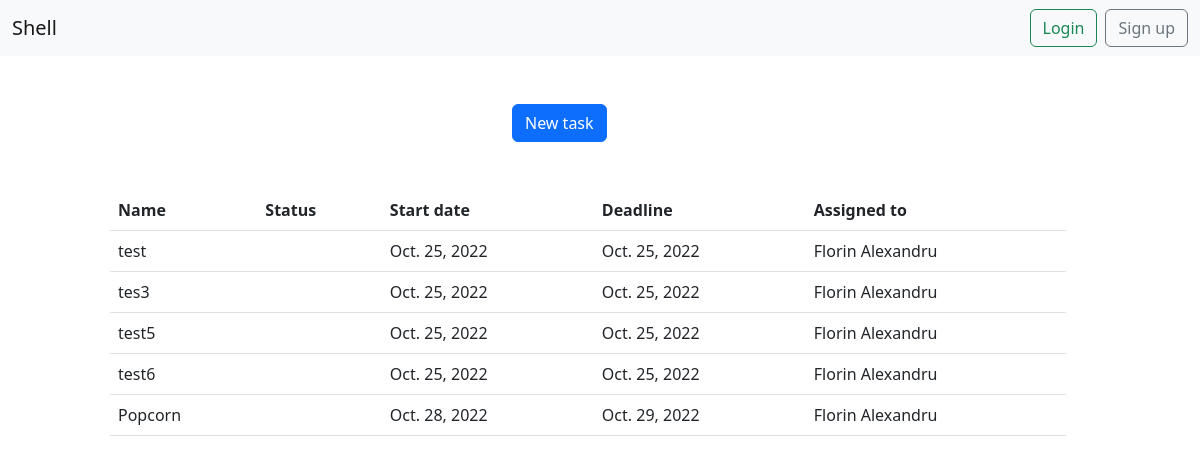
Screenshot of /details_project/1 with the database file from the repository.
### task/models.py (models this page shows)
class Task(models.Model):
    task_name = models.CharField(max_length=70)
    start_date = models.DateField()
    deadline = models.DateField()
    assignees = models.ForeignKey(Member, on_delete=models.CASCADE)
    project = models.ForeignKey(Project, on_delete=models.CASCADE)
    description = models.TextField(max_length=300)
    def __str__(self):
        return f'{self.task_name}'

### member/models.py (models this page shows)
class Member(models.Model):
    first_name = models.CharField(max_length=30)
    last_name = models.CharField(max_length=30)
    email = models.EmailField(max_length=30)
    def __str__(self):
        return f'{self.first_name} {self.last_name}'

### project/views.py (the view)
# urls.py: path('details_project/<int:pk>', views.ProjectDetailView.as_view(), name='details_project')
class ProjectDetailView(DetailView):
    template_name = 'project/details_project.html'
    model = Project
    def get_context_data(self, **kwargs):
        data = super().get_context_data(**kwargs)
        tasks = Task.objects.all().filter(project_id=data['project'].id)
        data['all_tasks'] = tasks
        print(data)
        return data

### customer/models.py (called while the page is built)
    def __str__(self):
        return f'{self.name}'

### project/models.py (called while the page is built)
    def __str__(self):
        return f'{self.project_name} {self.customer}'

### templates/project/details_project.html (shortened to what this page needs)
{% extends 'base.html' %}
{% block content %}
    <div class="container-fluid">
    <div class="row">
        <div class="col-md-6 offset-md-5">
            <br><br>
            <a class="btn btn-primary" href="{% url 'new-task-project' project.id %}">New task</a>
        </div>
    <div class="row">
        <div class="col-md-10 offset-md-1">
        <br> <br>
            <table class="table table-stripped">
                <thead>
                <tr>
                    <th>Name</th>
                    <th>Status</th>
                    <th>Start date</th>
                    <th>Deadline</th>
                    <th>Assigned to</th>
                </tr>
                </thead>
                <tbody>
                {% for task in all_tasks %}
                    <tr>
                    <td>{{ task.task_name }}</td>
                    <td>{{ task.status }}</td>
                    <td>{{ task.start_date }}</td>
                    <td>{{ task.deadline }}</td>
                    <td>{{ task.assignees }}</td>
                </tr>
                {% endfor %}
                </tbody>
            </table>
        </div>
    </div>
    </div>
    </div>
{% endblock %}

### templates/base.html (shortened to what this page needs)
<!DOCTYPE html>
<html lang="en">
<head>
    <link href="https://cdn.jsdelivr.net/npm/bootstrap@5.2.1/dist/css/bootstrap.min.css" rel="stylesheet">
</head>
<body>
{% include 'navbar.html' %}
{% block content %} {% endblock %}
</body>
</html>

### templates/navbar.html (shortened to what this page needs)
<nav class="navbar navbar-expand-lg bg-light">
  <div class="container-fluid">
    <a class="navbar-brand" href="{% url 'projects' %}">Shell</a>
    <div class="collapse navbar-collapse" id="navbarSupportedContent">
        {% if request.user.is_authenticated %}
            <a  href="{% url 'logout' %}" class="btn btn-outline-danger">Logout, {{ request.user.username }}</a>
        {% else %}
            <a href="{% url 'login' %}" class="btn btn-outline-success me-2">Login</a>
            <a href="{% url 'sign-up' %}" class="btn btn-outline-secondary">Sign up</a>
        {% endif %}
    </div>
  </div>
</nav>

### rows the page displays
Task: task_name "test", start_date "Oct. 25, 2022", deadline "Oct. 25, 2022", assignees "Florin Alexandru"
Task: task_name "tes3", start_date "Oct. 25, 2022", deadline "Oct. 25, 2022", assignees "Florin Alexandru"
Task: task_name "test5", start_date "Oct. 25, 2022", deadline "Oct. 25, 2022", assignees "Florin Alexandru"
Task: task_name "test6", start_date "Oct. 25, 2022", deadline "Oct. 25, 2022", assignees "Florin Alexandru"
Task: task_name "Popcorn", start_date "Oct. 28, 2022", deadline "Oct. 29, 2022", assignees "Florin Alexandru"
